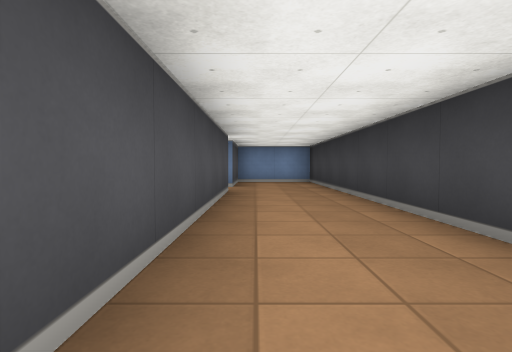
[1] (above)

16 first-person views from a walk through a cub3D maze. The camera is about half as high as the walls, tilts 2° down and sees 80° across. The floor is counted in squares. Each view is taken from the middle of a square. On the plan, view 1 faces up. The plan holds only what a view shows up to about 9 squares ahead; the rest is blank. The place goes on beyond the plan.

[2]
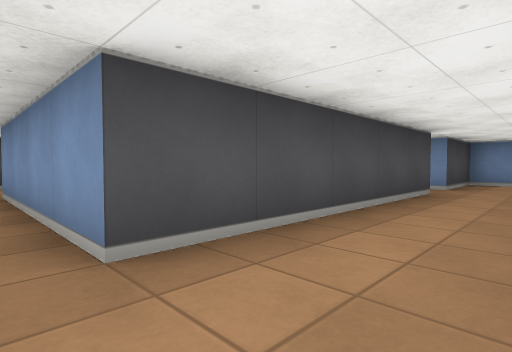

[3]
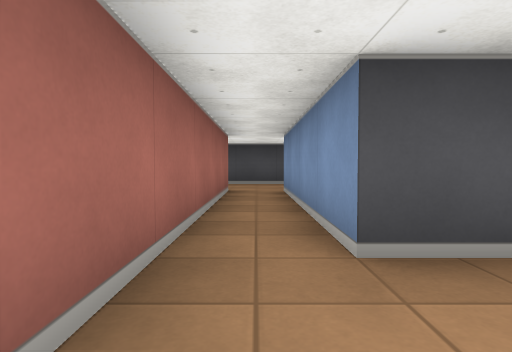

[4]
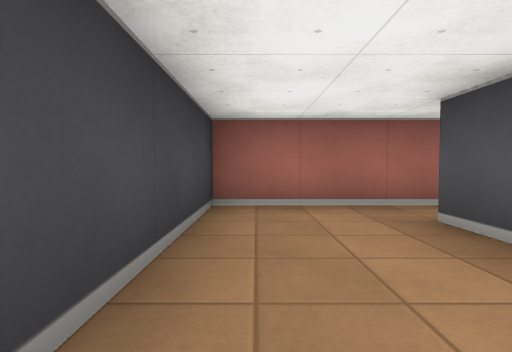

[5]
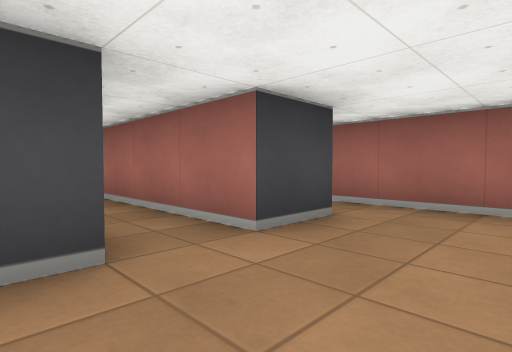

[6]
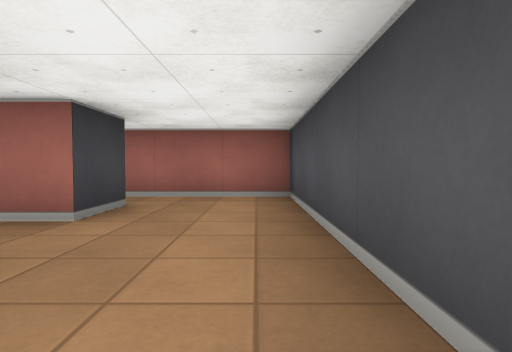

[7]
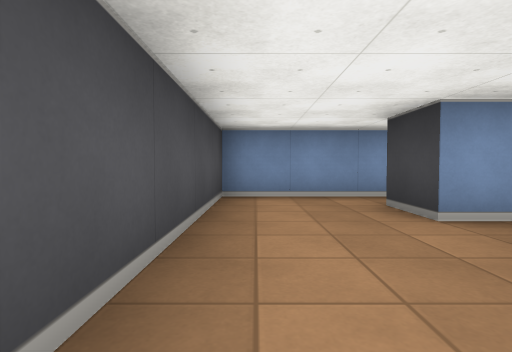

[8]
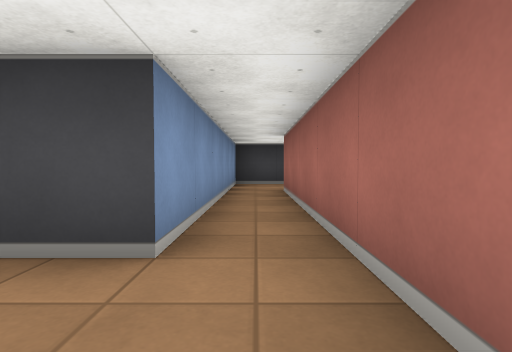

[9]
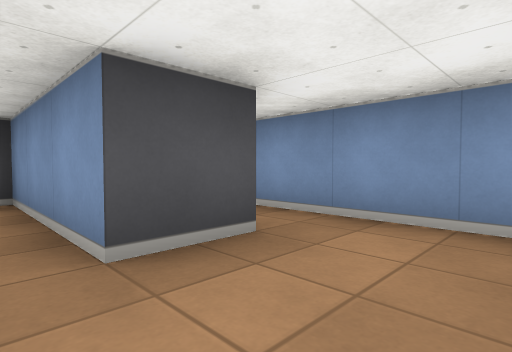

[10]
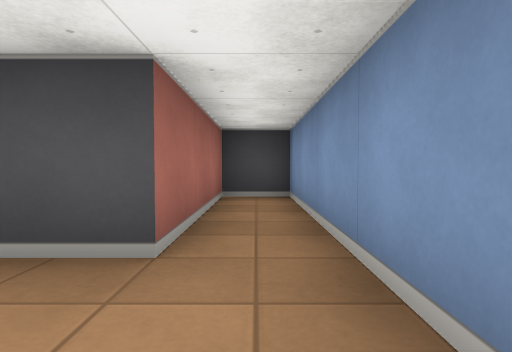

[11]
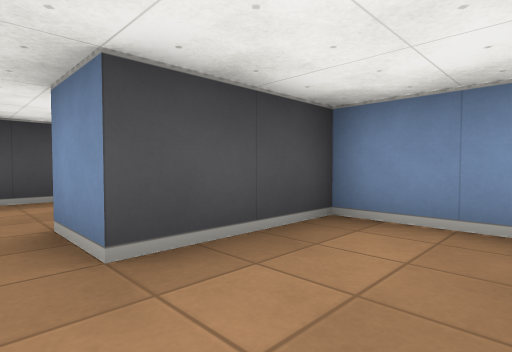

[12]
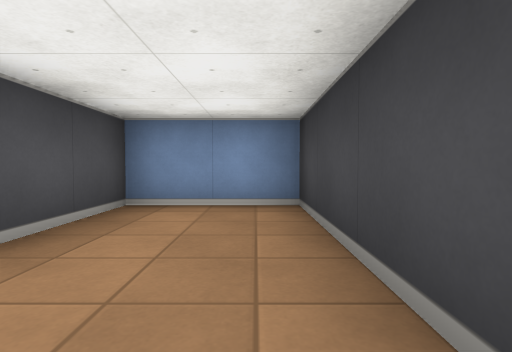

[13]
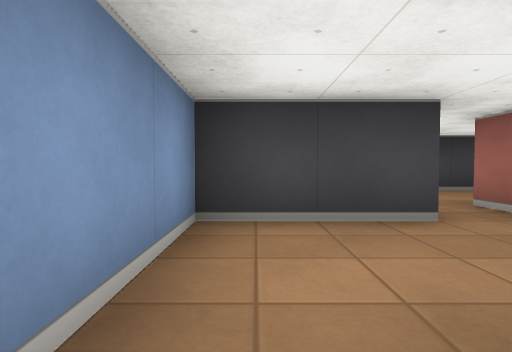

[14]
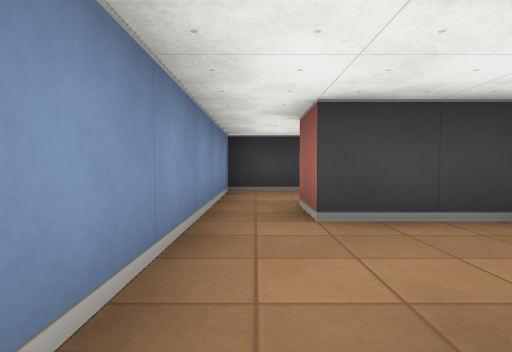

[15]
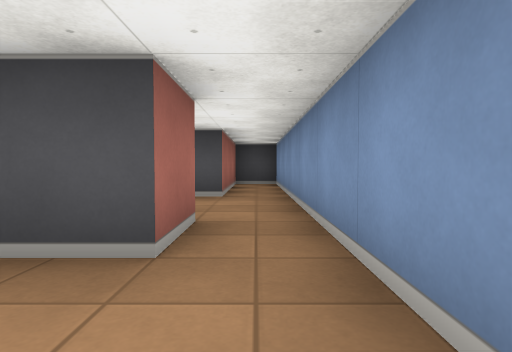

[16]
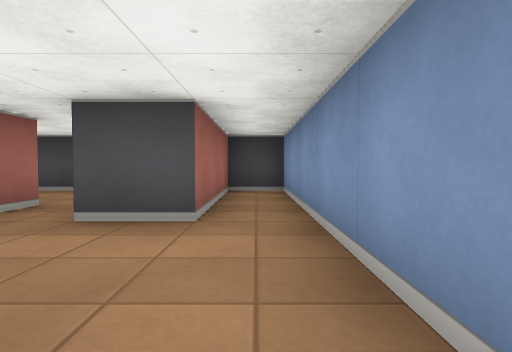

### Floor plan
Key: @ floor where view 1 was taken; # wall or solid block; . floor.
Columns run from 10 left of view 1 to 2 right of it. Each row starts with its distance up from view 1.
  9 #############
  8 #........#..#
  7 ####..#..#..#
  6 # ....#.....#
  5 #..#######..#
  4 #. #.....#..#
  3    ####..#..#
  2    #.....#..#
  1    #..####..#
  0    #......@.#
 -1    #..#######
 -2    #........#
 -3    ####### .#

Where each view was taken, in squares from view 1:
view 1: 0 up, 0 right, facing up
view 2: 0 up, 1 right, facing up-left
view 3: 0 up, 1 right, facing left
view 4: 3 up, 1 right, facing down
view 5: 1 up, 6 left, facing down-right
view 6: 2 up, 6 left, facing down
view 7: 2 down, 6 left, facing up
view 8: 2 down, 6 left, facing right
view 9: 2 up, 2 left, facing up-left
view 10: 4 up, 2 left, facing left
view 11: 6 up, 1 right, facing up-left
view 12: 5 up, 1 right, facing up
view 13: 8 up, 4 left, facing right
view 14: 8 up, 7 left, facing right
view 15: 8 up, 2 left, facing left
view 16: 8 up, 4 left, facing left
